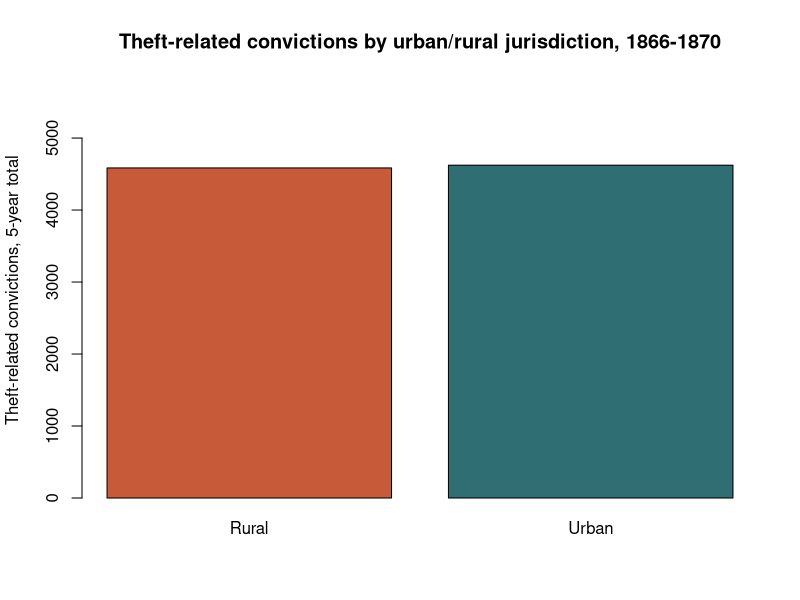
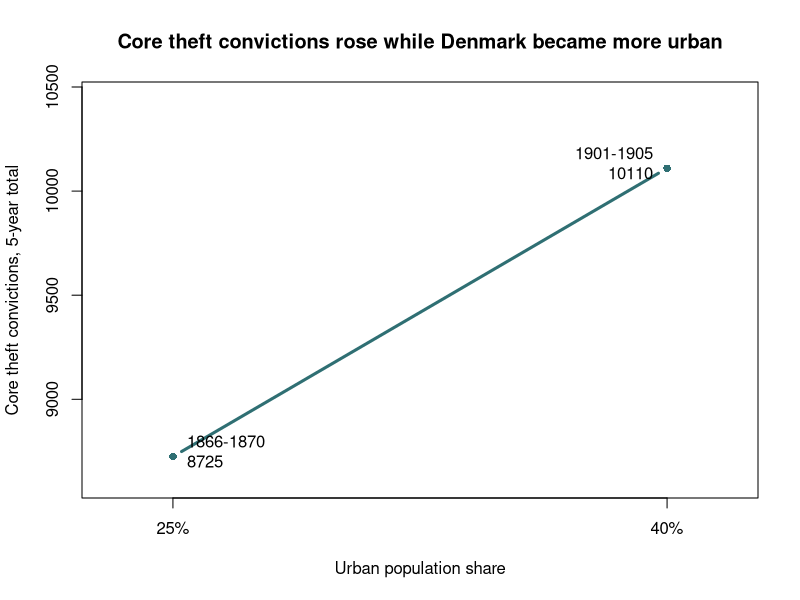

These charts were generated, in order, by the following R code:
## ---- chunk 1
knitr::opts_chunk$set(echo = TRUE, message = FALSE, warning = FALSE)
## ---- chunk 2
theft_1870 <- read.csv("data/processed/theft_1866_1870_by_region_category.csv")
theft_1905 <- read.csv("data/processed/theft_1901_1905_harmonised.csv")
urbanisation <- read.csv("data/processed/urbanisation_reference.csv")
## ---- chunk 3
urban_1870 <- aggregate(convictions_5yr ~ urban_status, theft_1870, sum)
urban_1870$annual_average <- urban_1870$convictions_5yr / 5
urban_1870$share_pct <- round(urban_1870$convictions_5yr / sum(urban_1870$convictions_5yr) * 100, 1)
urban_1870
## ---- chunk 4
cols <- c("Urban" = "#2f6f73", "Rural" = "#c75b39")
barplot(
  setNames(urban_1870$convictions_5yr, urban_1870$urban_status),
  col = cols[urban_1870$urban_status],
  ylim = c(0, max(urban_1870$convictions_5yr) * 1.25),
  ylab = "Theft-related convictions, 5-year total",
  main = "Theft-related convictions by urban/rural jurisdiction, 1866-1870"
)
## ---- chunk 5
core_1870 <- sum(theft_1870$convictions_5yr[theft_1870$merge_group == "core_theft"])
core_1905 <- sum(theft_1905$total_5yr_estimated[theft_1905$merge_group == "core_theft"], na.rm = TRUE)

comparison <- data.frame(
  period = c("1866-1870", "1901-1905"),
  core_theft_5yr = c(core_1870, core_1905),
  annual_average = c(core_1870 / 5, core_1905 / 5),
  urban_population_share_pct = c(25, 40)
)
comparison$index_1870_100 <- round(comparison$core_theft_5yr / comparison$core_theft_5yr[1] * 100, 1)
comparison
## ---- chunk 6
plot(
  comparison$urban_population_share_pct,
  comparison$core_theft_5yr,
  type = "b",
  pch = 16,
  lwd = 3,
  col = "#2f6f73",
  xaxt = "n",
  xlim = c(23, 42),
  ylim = c(8600, 10450),
  xlab = "Urban population share",
  ylab = "Core theft convictions, 5-year total",
  main = "Core theft convictions rose while Denmark became more urban"
)
axis(1, at = comparison$urban_population_share_pct, labels = paste0(comparison$urban_population_share_pct, "%"))
text(
  comparison$urban_population_share_pct,
  comparison$core_theft_5yr,
  labels = paste0(comparison$period, "\n", comparison$core_theft_5yr),
  pos = c(4, 2),
  offset = 0.7
)
